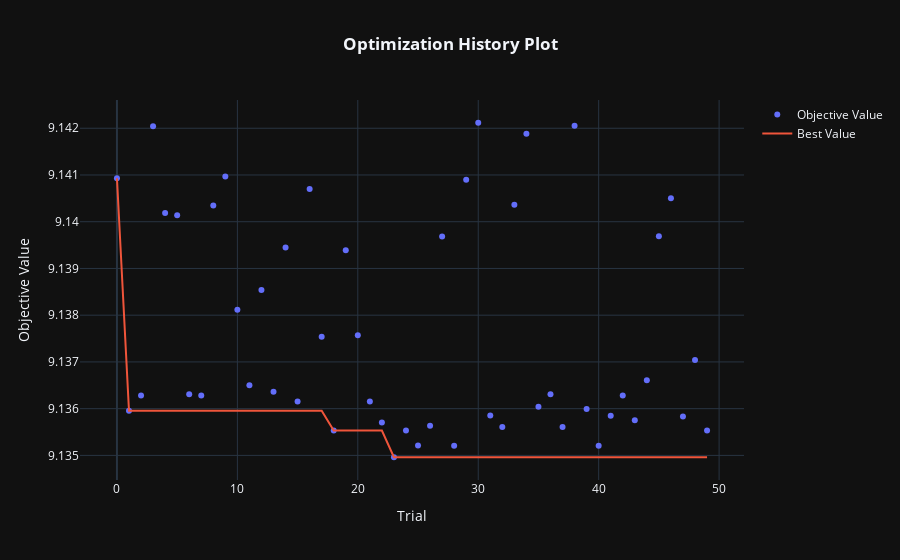

Notebook code cell kept with this figure:
### Code cell
fig = optuna.visualization.plot_optimization_history(study)
fig.update_layout(template='plotly_dark', title='<b>Optimization History Plot', title_x=0.5)

### Figure 1 — Plotly figure (JSON) as saved in the notebook; plotly's stock layout.template omitted (floating-point values rounded to 4 significant figures)
{"data": [{"mode": "markers", "name": "Objective Value", "type": "scatter", "x": [0, 1, 2, 3, 4, 5, 6, 7, 8, 9, 10, 11, 12, 13, 14, 15, 16, 17, 18, 19, 20, 21, 22, 23, 24, 25, 26, 27, 28, 29, 30, 31, 32, 33, 34, 35, 36, 37, 38, 39, 40, 41, 42, 43, 44, 45, 46, 47, 48, 49], "y": [9.141, 9.136, 9.136, 9.142, 9.14, 9.14, 9.136, 9.136, 9.14, 9.141, 9.138, 9.136, 9.139, 9.136, 9.139, 9.136, 9.141, 9.138, 9.136, 9.139, 9.138, 9.136, 9.136, 9.135, 9.136, 9.135, 9.136, 9.14, 9.135, 9.141, 9.142, 9.136, 9.136, 9.14, 9.142, 9.136, 9.136, 9.136, 9.142, 9.136, 9.135, 9.136, 9.136, 9.136, 9.137, 9.14, 9.14, 9.136, 9.137, 9.136]}, {"mode": "lines", "name": "Best Value", "type": "scatter", "x": [0, 1, 2, 3, 4, 5, 6, 7, 8, 9, 10, 11, 12, 13, 14, 15, 16, 17, 18, 19, 20, 21, 22, 23, 24, 25, 26, 27, 28, 29, 30, 31, 32, 33, 34, 35, 36, 37, 38, 39, 40, 41, 42, 43, 44, 45, 46, 47, 48, 49], "y": [9.141, 9.136, 9.136, 9.136, 9.136, 9.136, 9.136, 9.136, 9.136, 9.136, 9.136, 9.136, 9.136, 9.136, 9.136, 9.136, 9.136, 9.136, 9.136, 9.136, 9.136, 9.136, 9.136, 9.135, 9.135, 9.135, 9.135, 9.135, 9.135, 9.135, 9.135, 9.135, 9.135, 9.135, 9.135, 9.135, 9.135, 9.135, 9.135, 9.135, 9.135, 9.135, 9.135, 9.135, 9.135, 9.135, 9.135, 9.135, 9.135, 9.135]}, {"marker": {"color": "#cccccc"}, "mode": "markers", "name": "Infeasible Trial", "showlegend": false, "type": "scatter", "x": [], "y": []}], "layout": {"title": {"text": "<b>Optimization History Plot", "x": 0.5}, "xaxis": {"title": {"text": "Trial"}}, "yaxis": {"title": {"text": "Objective Value"}}}}
